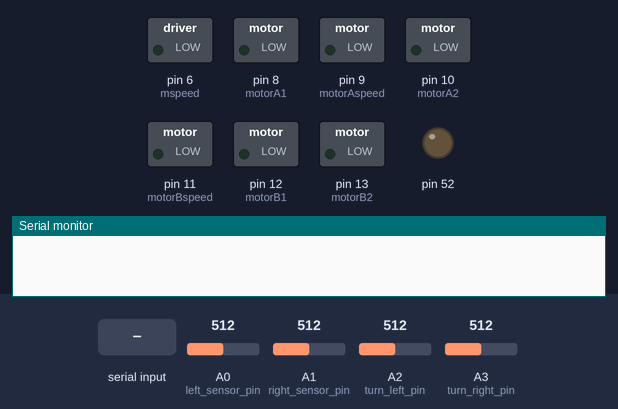
The sketch below on a simulated Arduino Mega 2560, built with avr-gcc and run on an emulated ATmega2560. Shown: switched loads named in the sketch (green lamp = pin HIGH), output pins drawn as LEDs (lit = HIGH), the last lines printed to the serial monitor. Dashed ring = blinking. The test bench sets the inputs (shaded band); at power-on: A0 (left_sensor_pin) = 512, A3 (turn_right_pin) = 512, A1 (right_sensor_pin) = 512, A2 (turn_left_pin) = 512.

Above: at 4.2 s.
4.3 s: "Z" received over Serial
At 4.9 s:
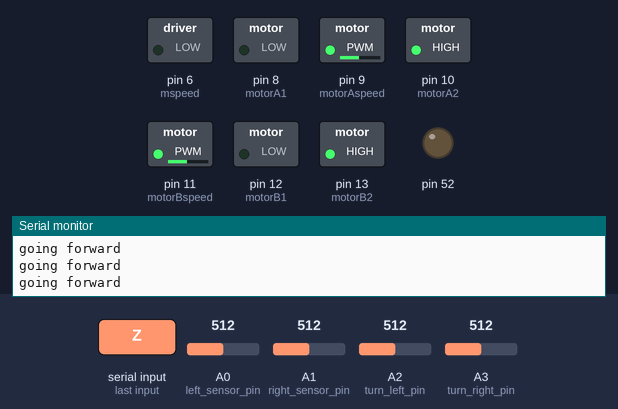
5.8 s: A0 (left_sensor_pin) set to 487
At 6.9 s:
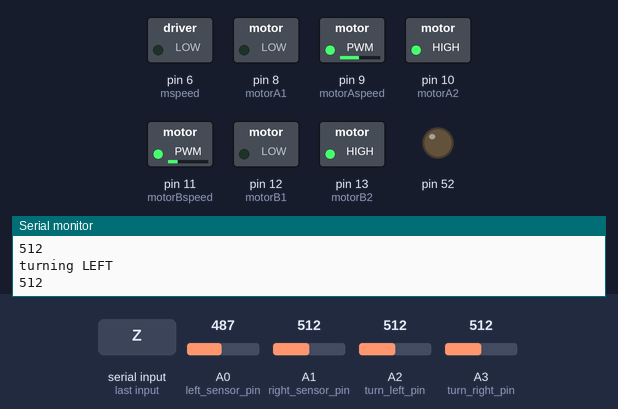
7.3 s: A3 (turn_right_pin) set to 481
At 10.2 s:
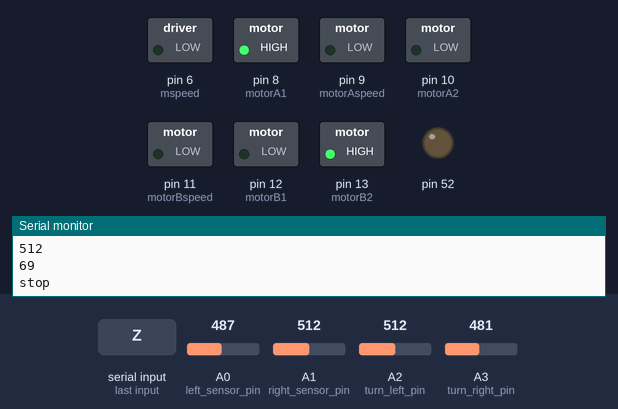
10.3 s: A1 (right_sensor_pin) set to 492
At 11.9 s:
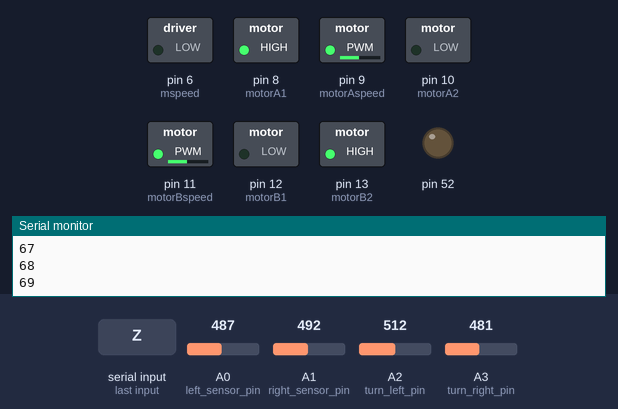
12.9 s: A0 (left_sensor_pin) set to 510
At 14.5 s:
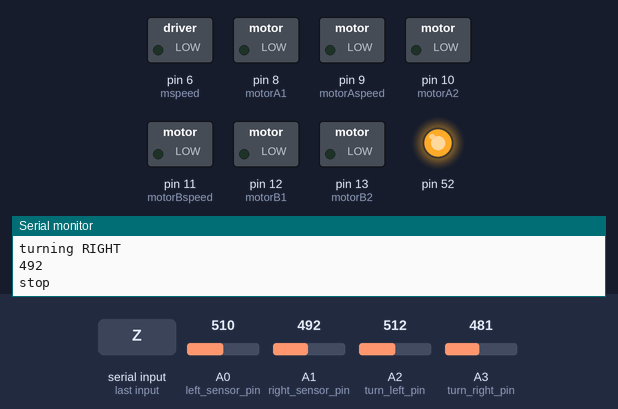
Timing chart, 0 to 22.7 s (numbered marks = the images above; inputs shaded):
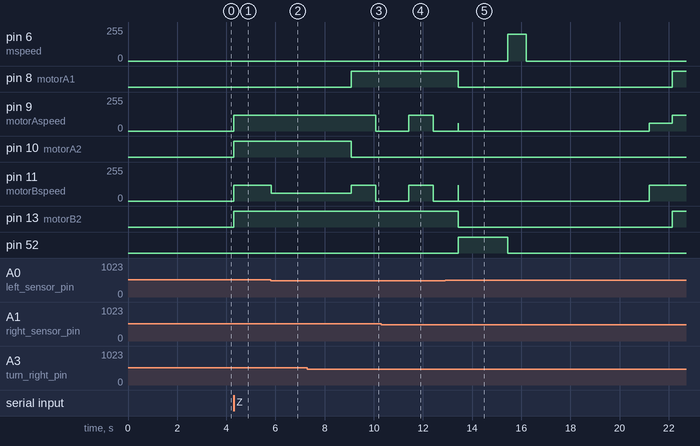

The sketch:

delivery_bot.ino
```cpp
  int vSpeed = 120;        // MAX 255
  int turn_speed = 60;    // MAX 255
  int conv_speed=200;     // MAX 255


  //L293 Connection
  const int motorA1      = 8;  // leftback
  const int motorA2      = 10; // leftforw
  const int motorAspeed  = 9;  // left speed
  const int motorB1      = 12; // rightback
  const int motorB2      = 13; // rightforw
  const int motorBspeed  = 11; // rightspeed

  const int m=5;              // convayer motor forw
  const int mspeed=6;         // conv spees


  //Sensor Connection
  const int left_sensor_pin =A0;
  const int right_sensor_pin =A1;

  const int turn_left_pin =A2;
  const int turn_right_pin =A3;

  int left_sensor_state;
  int right_sensor_state;

  int turn_left;
  int turn_right;

  int go=0;
  int br=1;

  int tleft=0;
  int tright=0;
  int junction=0;

  int a=0;      // tleft
  int b=0;      // tright
  int c=0;      // junction

  char inputByte;

  int mov=0;
  int left=0;
  int right=0;
  int junc=0;


void setup()

{
  pinMode(motorA1, OUTPUT);
  pinMode(motorA2, OUTPUT);
  pinMode(motorB1, OUTPUT);
  pinMode(motorB2, OUTPUT);
  pinMode(left_sensor_pin, INPUT);
  pinMode(right_sensor_pin, INPUT);
  pinMode(turn_right_pin, INPUT);
  pinMode(turn_left_pin, INPUT);

  pinMode(52,OUTPUT);

  Serial.begin(9600);

  delay(3000);

}

void loop()

{

  left_sensor_state=analogRead(left_sensor_pin);
  right_sensor_state=analogRead(right_sensor_pin);
  turn_left=analogRead(turn_left_pin);
  turn_right=analogRead(turn_right_pin);


   if(turn_right > 500 && turn_left < 500)
 {
  a+=1;
  Serial.println("counting left");
  Serial.println(a);
  if (a==2)
  {
    Serial.println(a);
    tleft=tleft+1;
    a=0;
  }
 }

 if(turn_right < 500 && turn_left > 500)
 {
  b+=1;
  Serial.println("counting right");
  Serial.println(b);
  if (b==2)
  {
    tright=tright+1;
    b=0;
  }
 }

 if(right_sensor_state < 500 && left_sensor_state < 500)
 {
  c+=1;
  Serial.println("counting junction");
  Serial.println(c);
  if (c==2)
  {
    junction=junction+1;
    c=0;
  }
 }


while(Serial.available()>0 && br==1){    // bluetooth interfacing

  inputByte= Serial.read();
  Serial.println(inputByte);
  if (inputByte=='Z'){
    Serial.println(" go to A");
    go=3;
    br=0 ;
  }
}

if (go==1)
  {
   w_to_a();
  }


if (go==2)
  {
   a_to_b();
  }


if (go==3)
  {
   b_to_c();
  }

if (go==4)
  {
   c_to_w();
  }

}

//forward line follower function

void forward ()

{


  left_sensor_state=analogRead(left_sensor_pin);
  right_sensor_state=analogRead(right_sensor_pin);
  turn_left=analogRead(turn_left_pin);
  turn_right=analogRead(turn_right_pin);


if(right_sensor_state > 500 && left_sensor_state < 500)

{

  Serial.println("turning LEFT");
  Serial.println(right_sensor_state);


  analogWrite (motorAspeed, vSpeed);
  analogWrite (motorBspeed, turn_speed);

  }

if(right_sensor_state < 500 && left_sensor_state > 500)

{

  Serial.println("turning RIGHT");
  Serial.println(right_sensor_state);


  analogWrite (motorBspeed, vSpeed);
  analogWrite (motorAspeed, turn_speed);

  }

if(right_sensor_state > 500 && left_sensor_state > 500)

{

  Serial.println("going forward");

  digitalWrite (motorA1,LOW);
  digitalWrite(motorA2,HIGH);
  digitalWrite (motorB2,HIGH);
  digitalWrite(motorB1,LOW);

  analogWrite (motorAspeed, vSpeed);
  analogWrite (motorBspeed, vSpeed);

  }

}

//bot left turn function

void botleft()
{

  turn_left = analogRead(turn_left_pin);

  Serial.println("turning left 90 degree");

  while(mov!=65){
    Serial.println(mov);
    forward();
    mov=mov+1;
  }
  mov=0;

  digitalWrite (motorA1,LOW);
  digitalWrite(motorA2,HIGH);
  digitalWrite (motorB1,HIGH);
  digitalWrite(motorB2,LOW);

  analogWrite (motorAspeed, vSpeed);
  analogWrite (motorBspeed, vSpeed);

  delay(965);

  Serial.println("stop");

  analogWrite (motorAspeed, 0);
  analogWrite (motorBspeed, 0);

  delay(1000);


}
//bot right turn function

void botright()
{


  turn_right = analogRead(turn_right_pin);


  Serial.println("turning right 90 degree");


  while(mov!=70){

    forward();
    Serial.println(mov);

    mov=mov+1;
  }
  mov=0;

  digitalWrite (motorA1,HIGH);
  digitalWrite(motorA2,LOW);
  digitalWrite (motorB1,LOW);
  digitalWrite(motorB2,HIGH);

  analogWrite (motorAspeed, vSpeed);
  analogWrite (motorBspeed, vSpeed);

  delay(1010);

  Serial.println("stop");

  analogWrite (motorAspeed, 0);
  analogWrite (motorBspeed, 0);

  delay(1000);


}

//uturn function

void botuturn()
{


  Serial.println("uturn 180 degree");


  while(mov!=40){
    Serial.println(mov);
    forward();
    mov=mov+1;
  }
  mov=0;

  digitalWrite (motorA1,HIGH);
  digitalWrite(motorA2,LOW);
  digitalWrite (motorB1,LOW);
  digitalWrite(motorB2,HIGH);

  analogWrite (motorAspeed, vSpeed);
  analogWrite (motorBspeed, vSpeed);

  delay(2500);

  Serial.println("stop");

  analogWrite (motorAspeed, 0);
  analogWrite (motorBspeed, 0);

  delay(1000);


}

//stop bot function

void botstop()
{

  Serial.println("stop");

  analogWrite (motorAspeed, 0);
  analogWrite (motorBspeed, 0);

  digitalWrite (motorA1,LOW);
  digitalWrite(motorA2,LOW);
  digitalWrite (motorB1,LOW);
  digitalWrite(motorB2,LOW);

  go=0;
  br=1;
  junction=0;
  right=0;
  left=0;
  tleft=0;
  tright=0;
}


// warehouse to a house

void w_to_a()
{
  forward();
  left=left+tleft;

  junc=junc+junction;


  if (left==1 && tleft==1)
  {
    botleft();
    tleft=0;
  }

  if (junc==1 && junction==1)
  {

    botstop();
    led();
    conv();

    delay(5000);
    go=2;

  }

}

// a to b house

void a_to_b()
{
  forward();
  left=left+tleft;
  junc=junc+junction;
  right=right+tright;

  if ((left==1 || left==2) && tleft==1)
  {
    botleft();
    tleft=0;
  }

  if (junc==2 && junction==1)
  {

    botstop();
    led();
    conv();

    delay(5000);
    go=3;
  }


}


// b to c house

void b_to_c()

{
  forward();
  left=left+tleft;
  junc=junc+junction;
  right=right+tright;


  if ((right==1 || right==2) && tright==1)
  {
    botright();
    tright=0;
  }

  if (junc==3 && junction==1)
  {

    botstop();
    led();
    conv();


    delay(5000);
    botuturn();

    delay(5000);
    go=4;

  }

}

// c house to warehouse

void c_to_w()

{
  forward();
  left=left+tleft;
  junc=junc+junction;
  right=right+tright;

  if ((left==1 || left==2) && tleft==1)
  {
    botleft();
    tleft=0;
  }


  if (junc==4 && junction==1)
  {

    botstop();
    led();

    delay(5000);

    junc=0;
    go=0;
    br=1;
  }

}

// led on off function

void led()
{
  digitalWrite(52,HIGH);
  delay(2000);
  digitalWrite(52,LOW);

}

//coveyor function

void conv()
{
  digitalWrite(m,HIGH);
  analogWrite (mspeed, conv_speed);

  delay(760);
  digitalWrite(m,LOW);
  analogWrite (mspeed, 0);

}
```

Measured:
- the behaviour switches between 500 and 499 on A0 (left_sensor_pin) (found by bisection; images 1 and 2)
- the behaviour switches between 500 and 499 on A3 (turn_right_pin) (found by bisection; images 2 and 3)
- the behaviour switches between 501 and 500 on A1 (right_sensor_pin) (found by bisection; images 3 and 4)
- after the input at 4.3 s, pin 9 (motorAspeed), pin 11 (motorBspeed): 0/255 → 120/255 at once; pin 10 (motorA2), pin 13 (motorB2): LOW → HIGH at once
- after the input at 5.8 s, pin 11 (motorBspeed): 120/255 → 60/255 at once
- after the input at 7.3 s, pin 8 (motorA1): LOW → HIGH after 1.8 s; pin 9 (motorAspeed): 120/255 → 0/255 after 2.8 s; pin 10 (motorA2): HIGH → LOW after 1.8 s; pin 11 (motorBspeed): 60/255 → 120/255 after 1.8 s, → 0/255 1.0 s later
- after the input at 10.3 s, pin 9 (motorAspeed): 0/255 → 120/255 after 1.1 s instead of 0.79 s
- after the input at 12.9 s, pin 6 (mspeed): 0/255 → 200/255 after 2.5 s, → 0/255 0.76 s later; pin 8 (motorA1), pin 13 (motorB2): HIGH → LOW after 0.54 s, → HIGH 8.7 s later; pin 9 (motorAspeed): 0/255 → 60/255 after 8.3 s, → 120/255 0.94 s later; pin 11 (motorBspeed): 0/255 → 120/255 after 8.3 s; pin 52: LOW → HIGH after 0.54 s, → LOW 2.0 s later
